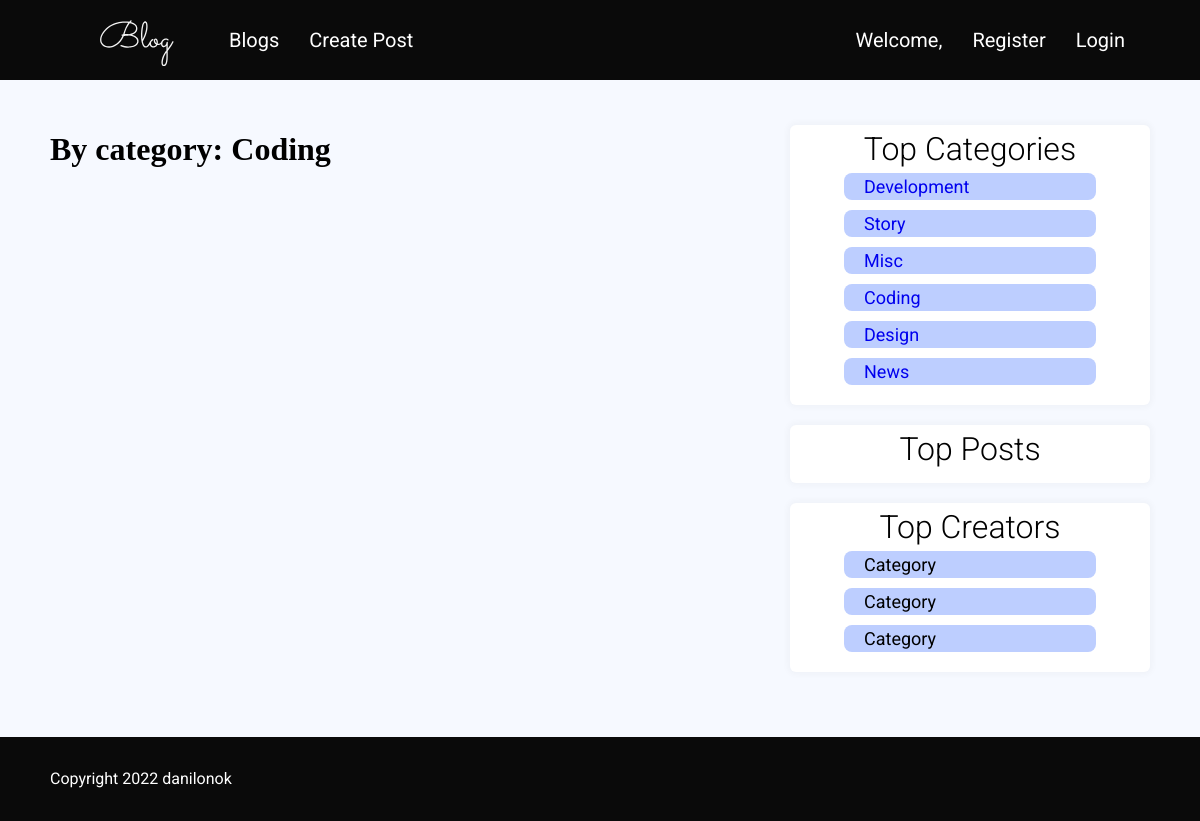
Page /category_posts/8 on the committed database.
### blog/models.py (models this page shows)
class Category(models.Model):
    category_name = models.CharField(max_length=50)
    def __str__(self):
        return  self.category_name

### blog/views.py (the view)
# urls.py: path("category_posts/<int:category_id>", views.category_posts, name="category_posts"),
def category_posts(request, category_id):
    category = Category.objects.filter(id=category_id)[0]
    posts = Post.objects.filter(category = category_id)
    categories_list = Category.objects.all()
    context = {
        'post_list': posts,
        'category':category,
        'categories_list':categories_list,
    }
    return render(request, 'blog/category_posts.html', context)

### blog/templates/blog/category_posts.html (shortened to what this page needs)
{% extends 'blog/base.html' %}
{% block main_content %}
<main>
        <div class="column">
            <div class="card-container">
                <h1>By category: {{category}}</h1>
            </div>
        </div>
        <div class="column">
            <div class="categories-container">
                <h1>Top Categories</h1>
                <nav>
                    <ul>
                        {% for category in categories_list %}
                        <li><a href="{% url 'blog:category_posts' category.id %}">{{category.category_name}}</a></li>
                        {% endfor %}
                    </ul>
                </nav>
            </div>
            <div class="categories-container">
                <h1>Top Posts</h1>
                <nav>
                    <ul>
                    </ul>
                </nav>
            </div>
            <div class="categories-container">
                <h1>Top Creators</h1>
                <nav>
                    <ul>
                        <li><a>Category</a></li>
                        <li><a>Category</a></li>
                        <li><a>Category</a></li>
                    </ul>
                </nav>
            </div>
        </div>
    </main>
{% endblock %}

### blog/static/blog/styles.css (style rules this page uses)
*, *::before, *::after { box-sizing: border-box; }
body, h1, h2, h3, h4, p, ul[class], ol[class], li, figure, figcaption, blockquote, dl, dd { margin: 0; }
body { min-height: 100vh; scroll-behavior: smooth; text-rendering: optimizeSpeed; line-height: 1.5; }
a:not([class]) { text-decoration-skip-ink: auto; }
main { display: grid; grid-template-columns: 2fr 1fr; column-gap: 20px; }
* { list-style-type: none !important; text-decoration: none !important; }
body { background-color:#F6F9FF; }
.categories-container { background: #FFFFFF; }
.categories-container ul { margin-top: 0; }
main { margin: 45px 50px ; }
.categories-container { margin-bottom: 20px; border-radius: 6px; box-shadow: 0 0 7px 2px #00000009; }
.categories-container h1 { font-family: "Roboto"; font-size: 32px; font-weight: 300; }
.categories-container ul { margin: 0; padding: 0; padding-bottom: 10px; }
.categories-container li { display: block; background: #BDCEFF; width: 70%; margin: 0 auto; margin-bottom: 10px; border-radius: 8px; }
.categories-container li a { margin: 0 0 0 10px; padding: 10px; font-family: "Roboto"; font-size: 18px; text-align:center; }
.categories-container h1 { text-align: center; }

### rows in the picture
Category: category_name "Coding"
Category: category_name "Development"
Category: category_name "Story"
Category: category_name "Misc"
Category: category_name "Design"
Category: category_name "News"
